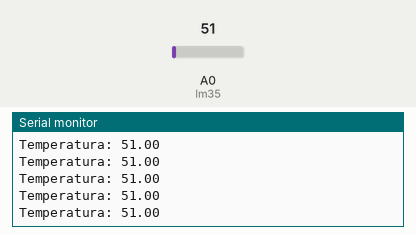
This sketch was run on a simulated Arduino Uno, built with avr-gcc and run on an emulated ATmega328P. On the bench: the last lines printed to the serial monitor. The test bench sets the inputs (shaded band); at power-on: A0 (lm35) = 51.

Above: at 1.2 s.
1.3 s: A0 (lm35) set to 93
At 2.1 s:
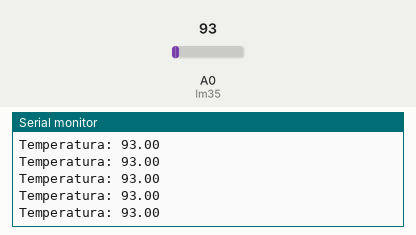
2.8 s: A0 (lm35) set to 105
At 3.5 s:
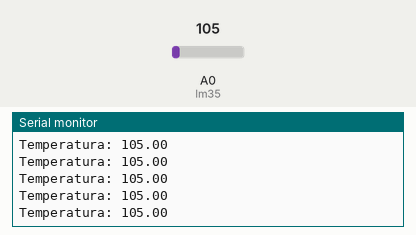
Timing chart, 0 to 5.8 s (numbered marks = the images above; inputs shaded):
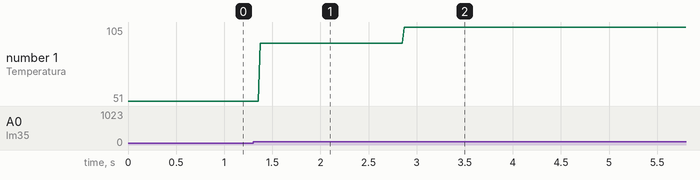

Measured:
- after the input at 1.3 s, the serial monitor: prints a new line after 0.07 s (image 1)
- after the input at 2.8 s, the serial monitor: prints a new line after 0.07 s (image 2)
- plotted number 1: 51 → 93 after the input at 1.3 s, 93 → 105 after the input at 2.8 s

The sketch:

UNI2_Prog_8_Sensor_lm35.ino
```cpp
int lm35 = A0;

void setup() {
// put your setup code here, to run once:
Serial.begin(9600);


}

float valor;

void loop() {
  // put your main code here, to run repeatedly:

  valor = analogRead (lm35);

  valor - 5.0 * valor / 1023.0;

  Serial.println("Temperatura: " + String(valor));

}
```
